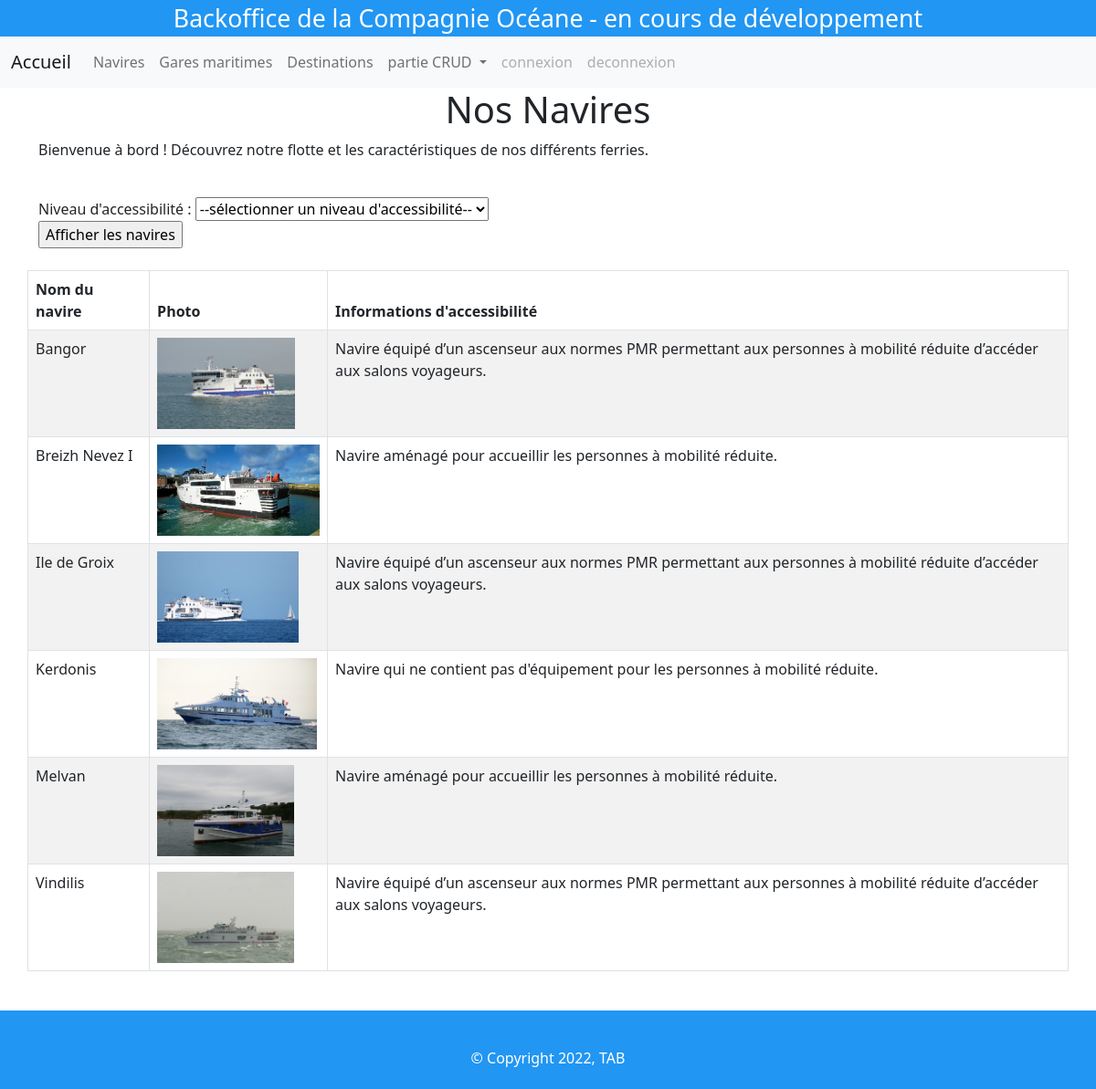
The page /site/index.php?action=afficheBateau on the database its author committed.
### tables this page shows
CREATE TABLE `bateau` (
  `id` tinyint(3) unsigned NOT NULL,
  `nom` varchar(100) NOT NULL,
  `photo` varchar(100) DEFAULT NULL,
  `description` text DEFAULT NULL,
  `longueur` float DEFAULT NULL,
  `largeur` float DEFAULT NULL,
  `vitesse_croisiere` float DEFAULT NULL,
  `niveauPMR` int(11) NOT NULL DEFAULT 1,
  PRIMARY KEY (`id`),
  KEY `niveauAccessibilite` (`niveauPMR`),
  CONSTRAINT `bateau_ibfk_1` FOREIGN KEY (`niveauPMR`) REFERENCES `niveau_accessibilite` (`idNiveau`)
);

CREATE TABLE `niveau_accessibilite` (
  `idNiveau` int(11) NOT NULL AUTO_INCREMENT,
  `libelle` varchar(100) NOT NULL,
  `descriptionAccessibilite` text NOT NULL,
  PRIMARY KEY (`idNiveau`)
);

### site/pages/visuBateaux.php (the view, shortened to what this page needs)
<?php
	include_once('BDD/connectBdd.php');
?>
<h1 class="page-header text-center">Nos Navires</h1>
<p>Bienvenue à bord ! Découvrez notre flotte et les caractéristiques de nos différents ferries.</p><br>
<form method="post" action="index.php?action=afficheBateau">
    <div>
        <label for="niveauPMR">Niveau d'accessibilité :</label>
        <select name="niveauPMR">
		    <option value="">--sélectionner un niveau d'accessibilité--</option>
	    </select>
    </div>
	<input type="submit" value="Afficher les navires" title="Afficher les navires" />
</form>
<br>
<?php
if ((isset($_POST['niveauPMR'])) && ($_POST['niveauPMR'] != "")){
	$niveauPMR = $_POST['niveauPMR'];
	$SQL = "SELECT * FROM bateau b JOIN niveau_accessibilite n ON b.niveauPMR=n.idNiveau WHERE b.niveauPMR = ? ORDER BY b.nom";
	$stmt = $connexion->prepare($SQL);
	$stmt->execute(array($niveauPMR));
	$lesBateaux = $stmt->fetchAll();
} else {
	$SQL = "SELECT * FROM bateau b JOIN niveau_accessibilite n ON b.niveauPMR=n.idNiveau  ORDER BY b.nom";
	$stmt = $connexion->prepare($SQL);
	$stmt->execute(array());
	$lesBateaux = $stmt->fetchAll();
}?>
<div class="row">
	<table id="myTable" class="table table-bordered table-striped">
		<thead>
			<th>Nom du navire</th>
			<th>Photo</th>
			<th>Informations d'accessibilité</th>
		</thead>
		<tbody>
			<?php
				foreach ($lesBateaux as $unBateau){
				?>
					<tr>
						<td><?= $unBateau['nom'] ?></td>
						<td><img height='100px' src='images/bateaux/<?= $unBateau['photo'] ?>'></td>
						<td><?= $unBateau['descriptionAccessibilite'] ?></td>
					</tr>
				<?php
				}
			?>
		</tbody>
	</table>
</div>

### site/index.php (shortened to what this page needs)
<?php
	include('routes.php');
?>
<!doctype html>
<html lang="fr">
<head>
	<link href="css/style.css" rel="stylesheet" type="text/css" />
    <link href="https://cdn.jsdelivr.net/npm/bootstrap@5.2.3/dist/css/bootstrap.min.css" rel="stylesheet">
	<link href="https://cdn.datatables.net/1.13.1/css/dataTables.bootstrap5.min.css" rel="stylesheet" >
	<link rel="stylesheet" href="https://cdn.jsdelivr.net/npm/bootstrap-icons@1.10.2/font/bootstrap-icons.css">
</head>
<body>
	<header>
		<?php include('bandeau.php'); ?>
	</header>
	<nav class="navbar navbar-expand-lg navbar-light bg-light">
		<?php include('menu.php'); ?>
	</nav>
	<div class="container">
		<?php include($affiche); ?>
	</div>
	<footer class="page-footer font-small blue pt-4"">
		<?php include('pied_page.php'); ?>
	</footer>
</body>
</html>

### site/bandeau.php
Backoffice de la Compagnie Océane - en cours de développement

### site/menu.php (shortened to what this page needs)
<div class="container-fluid">
	<a class="navbar-brand" href="index.php?">Accueil</a>
	<div class="collapse navbar-collapse" id="navbarSupportedContent">
	<ul class="navbar-nav me-auto mb-2 mb-lg-0">
		<li class="nav-item">
			<a class="nav-link" aria-current="page" href="index.php?action=afficheBateau">Navires</a>
		</li>
		<li class="nav-item">
			<a class="nav-link" href="index.php?action=affichePort">Gares maritimes</a>
		</li>
		<li class="nav-item">
			<a class="nav-link" href="index.php?action=afficheSecteur">Destinations</a>
		</li>
		<li class="nav-item dropdown">
		<a class="nav-link dropdown-toggle" href="#" id="navbarDropdown" role="button" data-bs-toggle="dropdown" aria-expanded="false">
			partie CRUD
		</a>
		</li>
		<li class="nav-item">
			<a class="nav-link disabled" href="index.php?action=connexion" tabindex="-1" aria-disabled="true">connexion</a>
		</li>
		<li class="nav-item">
			<a class="nav-link disabled" href="index.php?action=deconnexion" tabindex="-1" aria-disabled="true">deconnexion</a>
		</li>
	</ul>
	</div>
</div>

### site/pied_page.php
<div class="footer-copyright text-center py-3">© Copyright 2022, TAB
</div>

### site/css/style.css (style rules this page uses)
body { margin-bottom: 60px; }
header { background-color: #2196f3 ; font-size: 20.0pt; text-align: center; color: white; }
footer.page-footer { margin-top:20pt; bottom: 0; color: #fff; padding:5pt; }
.blue { background-color: #2196f3 !important; }

### rows shown on the page
bateau: nom "Bangor", photo (picture), niveauPMR.descriptionAccessibilite "Navire équipé d’un ascenseur aux normes PMR permettant aux personnes à mobilité réduite d’accéder aux salons voyageurs."
bateau: nom "Breizh Nevez I", photo (picture), niveauPMR.descriptionAccessibilite "Navire aménagé pour accueillir les personnes à mobilité réduite."
bateau: nom "Ile de Groix", photo (picture), niveauPMR.descriptionAccessibilite "Navire équipé d’un ascenseur aux normes PMR permettant aux personnes à mobilité réduite d’accéder aux salons voyageurs."
bateau: nom "Kerdonis", photo (picture), niveauPMR.descriptionAccessibilite "Navire qui ne contient pas d'équipement pour les personnes à mobilité réduite."
bateau: nom "Melvan", photo (picture), niveauPMR.descriptionAccessibilite "Navire aménagé pour accueillir les personnes à mobilité réduite."
bateau: nom "Vindilis", photo (picture), niveauPMR.descriptionAccessibilite "Navire équipé d’un ascenseur aux normes PMR permettant aux personnes à mobilité réduite d’accéder aux salons voyageurs."
